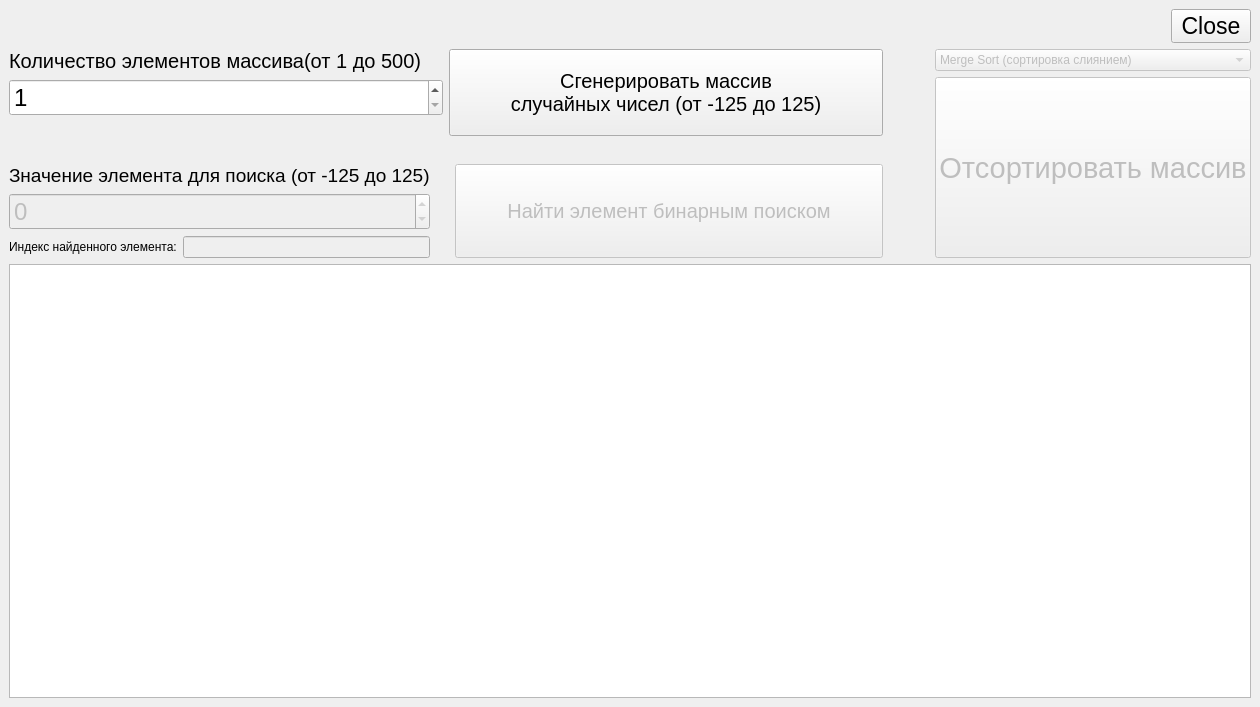
<?xml version="1.0" encoding="UTF-8"?>
<ui version="4.0">
 <class>MainWindow</class>
 <widget class="QMainWindow" name="MainWindow">
  <property name="geometry">
   <rect>
    <x>0</x>
    <y>0</y>
    <width>1260</width>
    <height>707</height>
   </rect>
  </property>
  <property name="windowTitle">
   <string>MainWindow</string>
  </property>
  <widget class="QWidget" name="centralwidget">
   <layout class="QGridLayout" name="gridLayout">
    <item row="2" column="1">
     <spacer name="horizontalSpacer_2">
      <property name="orientation">
       <enum>Qt::Horizontal</enum>
      </property>
      <property name="sizeType">
       <enum>QSizePolicy::Fixed</enum>
      </property>
      <property name="sizeHint" stdset="0">
       <size>
        <width>40</width>
        <height>20</height>
       </size>
      </property>
     </spacer>
    </item>
    <item row="4" column="0" colspan="3">
     <layout class="QVBoxLayout" name="verticalLayout_4">
      <item>
       <widget class="QGraphicsView" name="graphicsView"/>
      </item>
     </layout>
    </item>
    <item row="1" column="0" rowspan="2">
     <layout class="QVBoxLayout" name="verticalLayout_6">
      <item>
       <layout class="QHBoxLayout" name="horizontalLayout">
        <property name="rightMargin">
         <number>0</number>
        </property>
        <item>
         <layout class="QVBoxLayout" name="verticalLayout_2">
          <item>
           <widget class="QLabel" name="label">
            <property name="font">
             <font>
              <pointsize>15</pointsize>
             </font>
            </property>
            <property name="text">
             <string>Количество элементов массива(от 1 до 500)</string>
            </property>
           </widget>
          </item>
          <item>
           <widget class="QSpinBox" name="spinCountIndexes">
            <property name="font">
             <font>
              <pointsize>18</pointsize>
             </font>
            </property>
            <property name="minimum">
             <number>1</number>
            </property>
            <property name="maximum">
             <number>1000</number>
            </property>
           </widget>
          </item>
          <item>
           <spacer name="verticalSpacer_2">
            <property name="orientation">
             <enum>Qt::Vertical</enum>
            </property>
            <property name="sizeType">
             <enum>QSizePolicy::Fixed</enum>
            </property>
            <property name="sizeHint" stdset="0">
             <size>
              <width>20</width>
              <height>20</height>
             </size>
            </property>
           </spacer>
          </item>
         </layout>
        </item>
        <item>
         <widget class="QPushButton" name="buttonGenerate">
          <property name="enabled">
           <bool>true</bool>
          </property>
          <property name="sizePolicy">
           <sizepolicy hsizetype="Minimum" vsizetype="Ignored">
            <horstretch>0</horstretch>
            <verstretch>0</verstretch>
           </sizepolicy>
          </property>
          <property name="font">
           <font>
            <pointsize>15</pointsize>
           </font>
          </property>
          <property name="text">
           <string>Сгенерировать массив
случайных чисел (от -125 до 125)</string>
          </property>
          <property name="icon">
           <iconset theme="view-refresh"/>
          </property>
          <property name="iconSize">
           <size>
            <width>35</width>
            <height>35</height>
           </size>
          </property>
         </widget>
        </item>
       </layout>
      </item>
      <item>
       <spacer name="verticalSpacer">
        <property name="orientation">
         <enum>Qt::Vertical</enum>
        </property>
        <property name="sizeType">
         <enum>QSizePolicy::Fixed</enum>
        </property>
        <property name="sizeHint" stdset="0">
         <size>
          <width>20</width>
          <height>15</height>
         </size>
        </property>
       </spacer>
      </item>
      <item>
       <layout class="QHBoxLayout" name="horizontalLayout_3">
        <property name="spacing">
         <number>6</number>
        </property>
        <property name="sizeConstraint">
         <enum>QLayout::SetDefaultConstraint</enum>
        </property>
        <property name="topMargin">
         <number>7</number>
        </property>
        <property name="rightMargin">
         <number>0</number>
        </property>
        <property name="bottomMargin">
         <number>0</number>
        </property>
        <item>
         <layout class="QHBoxLayout" name="horizontalLayout_5">
          <property name="rightMargin">
           <number>0</number>
          </property>
          <item>
           <layout class="QVBoxLayout" name="verticalLayout_5">
            <property name="rightMargin">
             <number>19</number>
            </property>
            <item>
             <widget class="QLabel" name="label_2">
              <property name="font">
               <font>
                <pointsize>14</pointsize>
               </font>
              </property>
              <property name="text">
               <string>Значение элемента для поиска (от -125 до 125)</string>
              </property>
             </widget>
            </item>
            <item>
             <widget class="QSpinBox" name="spinSearch">
              <property name="enabled">
               <bool>false</bool>
              </property>
              <property name="font">
               <font>
                <pointsize>18</pointsize>
               </font>
              </property>
              <property name="minimum">
               <number>-125</number>
              </property>
              <property name="maximum">
               <number>125</number>
              </property>
             </widget>
            </item>
            <item>
             <layout class="QHBoxLayout" name="horizontalLayout_4">
              <item>
               <widget class="QLabel" name="label_3">
                <property name="text">
                 <string>Индекс найденного элемента:</string>
                </property>
               </widget>
              </item>
              <item>
               <widget class="QLineEdit" name="lineIndex">
                <property name="enabled">
                 <bool>false</bool>
                </property>
               </widget>
              </item>
             </layout>
            </item>
           </layout>
          </item>
          <item>
           <widget class="QPushButton" name="buttonBinSearch">
            <property name="enabled">
             <bool>false</bool>
            </property>
            <property name="sizePolicy">
             <sizepolicy hsizetype="Expanding" vsizetype="Preferred">
              <horstretch>0</horstretch>
              <verstretch>0</verstretch>
             </sizepolicy>
            </property>
            <property name="font">
             <font>
              <pointsize>15</pointsize>
             </font>
            </property>
            <property name="text">
             <string>Найти элемент бинарным поиском</string>
            </property>
            <property name="icon">
             <iconset theme="system-search"/>
            </property>
            <property name="iconSize">
             <size>
              <width>35</width>
              <height>35</height>
             </size>
            </property>
           </widget>
          </item>
         </layout>
        </item>
       </layout>
      </item>
     </layout>
    </item>
    <item row="0" column="0" colspan="3">
     <layout class="QHBoxLayout" name="horizontalLayout_2">
      <item>
       <spacer name="horizontalSpacer">
        <property name="orientation">
         <enum>Qt::Horizontal</enum>
        </property>
        <property name="sizeHint" stdset="0">
         <size>
          <width>40</width>
          <height>20</height>
         </size>
        </property>
       </spacer>
      </item>
      <item>
       <widget class="QPushButton" name="buttonClose">
        <property name="font">
         <font>
          <family>Ubuntu</family>
          <pointsize>17</pointsize>
         </font>
        </property>
        <property name="text">
         <string>Close</string>
        </property>
        <property name="icon">
         <iconset theme="application-exit"/>
        </property>
        <property name="iconSize">
         <size>
          <width>20</width>
          <height>20</height>
         </size>
        </property>
       </widget>
      </item>
     </layout>
    </item>
    <item row="2" column="2">
     <layout class="QVBoxLayout" name="verticalLayout_3">
      <item>
       <widget class="QPushButton" name="buttonSort">
        <property name="enabled">
         <bool>false</bool>
        </property>
        <property name="sizePolicy">
         <sizepolicy hsizetype="Minimum" vsizetype="Ignored">
          <horstretch>0</horstretch>
          <verstretch>0</verstretch>
         </sizepolicy>
        </property>
        <property name="font">
         <font>
          <pointsize>22</pointsize>
         </font>
        </property>
        <property name="text">
         <string>Отсортировать массив</string>
        </property>
        <property name="icon">
         <iconset theme="emblem-symbolic-link"/>
        </property>
        <property name="iconSize">
         <size>
          <width>30</width>
          <height>30</height>
         </size>
        </property>
       </widget>
      </item>
     </layout>
    </item>
    <item row="1" column="2">
     <widget class="QComboBox" name="comboSorts">
      <property name="enabled">
       <bool>false</bool>
      </property>
      <item>
       <property name="text">
        <string>Merge Sort (сортировка слиянием)</string>
       </property>
      </item>
      <item>
       <property name="text">
        <string>Quick Sort (быстрая сортировка)</string>
       </property>
      </item>
      <item>
       <property name="text">
        <string>Heap Sort (сортировка кучей)</string>
       </property>
      </item>
     </widget>
    </item>
   </layout>
  </widget>
  <widget class="QMenuBar" name="menubar">
   <property name="geometry">
    <rect>
     <x>0</x>
     <y>0</y>
     <width>1260</width>
     <height>22</height>
    </rect>
   </property>
  </widget>
 </widget>
 <resources/>
 <connections/>
</ui>
